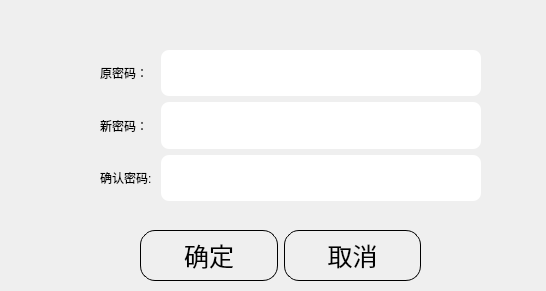
<?xml version="1.0" encoding="UTF-8"?>
<ui version="4.0">
 <class>Dialog</class>
 <widget class="QDialog" name="Dialog">
  <property name="geometry">
   <rect>
    <x>0</x>
    <y>0</y>
    <width>546</width>
    <height>291</height>
   </rect>
  </property>
  <property name="windowTitle">
   <string>Dialog</string>
  </property>
  <widget class="QWidget" name="layoutWidget">
   <property name="geometry">
    <rect>
     <x>140</x>
     <y>230</y>
     <width>281</width>
     <height>51</height>
    </rect>
   </property>
   <layout class="QHBoxLayout" name="horizontalLayout">
    <item>
     <widget class="QPushButton" name="yes">
      <property name="sizePolicy">
       <sizepolicy hsizetype="Minimum" vsizetype="Expanding">
        <horstretch>0</horstretch>
        <verstretch>0</verstretch>
       </sizepolicy>
      </property>
      <property name="styleSheet">
       <string notr="true">border: 1px solid black;
border-radius: 15px;
font-size: 25px;</string>
      </property>
      <property name="text">
       <string>确定</string>
      </property>
     </widget>
    </item>
    <item>
     <widget class="QPushButton" name="no">
      <property name="sizePolicy">
       <sizepolicy hsizetype="Minimum" vsizetype="Expanding">
        <horstretch>0</horstretch>
        <verstretch>0</verstretch>
       </sizepolicy>
      </property>
      <property name="styleSheet">
       <string notr="true">border: 1px solid black;
border-radius: 15px;
font-size: 25px;</string>
      </property>
      <property name="text">
       <string>取消</string>
      </property>
     </widget>
    </item>
   </layout>
  </widget>
  <widget class="QWidget" name="layoutWidget">
   <property name="geometry">
    <rect>
     <x>100</x>
     <y>50</y>
     <width>381</width>
     <height>151</height>
    </rect>
   </property>
   <layout class="QGridLayout" name="gridLayout">
    <item row="0" column="0">
     <layout class="QHBoxLayout" name="horizontalLayout_3">
      <item>
       <widget class="QLabel" name="label_2">
        <property name="sizePolicy">
         <sizepolicy hsizetype="Preferred" vsizetype="Expanding">
          <horstretch>0</horstretch>
          <verstretch>0</verstretch>
         </sizepolicy>
        </property>
        <property name="text">
         <string>原密码：  </string>
        </property>
       </widget>
      </item>
      <item>
       <widget class="QLineEdit" name="pre_password">
        <property name="sizePolicy">
         <sizepolicy hsizetype="Expanding" vsizetype="Expanding">
          <horstretch>0</horstretch>
          <verstretch>0</verstretch>
         </sizepolicy>
        </property>
        <property name="styleSheet">
         <string notr="true">border-radius: 8px; color:rgb(0, 0, 0); background-color: rgb(255, 255, 255);</string>
        </property>
        <property name="echoMode">
         <enum>QLineEdit::Password</enum>
        </property>
       </widget>
      </item>
     </layout>
    </item>
    <item row="1" column="0">
     <layout class="QHBoxLayout" name="horizontalLayout_4">
      <item>
       <widget class="QLabel" name="label_3">
        <property name="sizePolicy">
         <sizepolicy hsizetype="Preferred" vsizetype="Expanding">
          <horstretch>0</horstretch>
          <verstretch>0</verstretch>
         </sizepolicy>
        </property>
        <property name="text">
         <string>新密码：  </string>
        </property>
       </widget>
      </item>
      <item>
       <widget class="QLineEdit" name="password">
        <property name="sizePolicy">
         <sizepolicy hsizetype="Expanding" vsizetype="Expanding">
          <horstretch>0</horstretch>
          <verstretch>0</verstretch>
         </sizepolicy>
        </property>
        <property name="styleSheet">
         <string notr="true">border-radius: 8px; color:rgb(0, 0, 0); background-color: rgb(255, 255, 255);</string>
        </property>
        <property name="echoMode">
         <enum>QLineEdit::Password</enum>
        </property>
       </widget>
      </item>
     </layout>
    </item>
    <item row="2" column="0">
     <layout class="QHBoxLayout" name="horizontalLayout_5">
      <item>
       <widget class="QLabel" name="label_4">
        <property name="sizePolicy">
         <sizepolicy hsizetype="Preferred" vsizetype="Expanding">
          <horstretch>0</horstretch>
          <verstretch>0</verstretch>
         </sizepolicy>
        </property>
        <property name="text">
         <string>确认密码: </string>
        </property>
       </widget>
      </item>
      <item>
       <widget class="QLineEdit" name="confirm">
        <property name="sizePolicy">
         <sizepolicy hsizetype="Expanding" vsizetype="Expanding">
          <horstretch>0</horstretch>
          <verstretch>0</verstretch>
         </sizepolicy>
        </property>
        <property name="styleSheet">
         <string notr="true">border-radius: 8px; color:rgb(0, 0, 0); background-color: rgb(255, 255, 255);</string>
        </property>
        <property name="echoMode">
         <enum>QLineEdit::Password</enum>
        </property>
       </widget>
      </item>
     </layout>
    </item>
   </layout>
  </widget>
 </widget>
 <tabstops>
  <tabstop>pre_password</tabstop>
  <tabstop>password</tabstop>
  <tabstop>confirm</tabstop>
  <tabstop>yes</tabstop>
  <tabstop>no</tabstop>
 </tabstops>
 <resources/>
 <connections/>
</ui>
